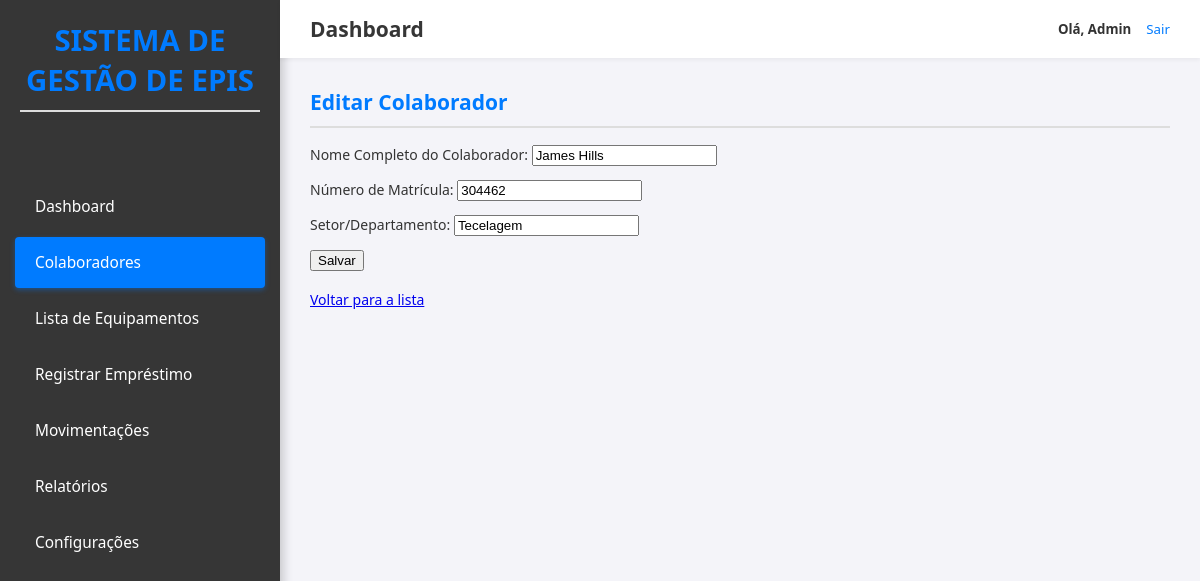
/gerenciar/editar/1/ (signed in), run on the app's committed database.
### gerenciador_de_epi/models.py (models this page shows, shortened)
class Colaborador(models.Model):
    nome_completo = models.CharField(
        max_length=200,
        verbose_name='Nome Completo'
    )
    matricula = models.CharField(
        max_length=50,
        unique=True,
        verbose_name='Matrícula'
    )
    setor = models.CharField(
        max_length=100,
        verbose_name='Setor'
    )

### gerenciador_de_epi/views.py (the view)
# urls.py: path('editar/<int:pk>/', views.editar_colaborador, name='editar_colaborador'),
@login_required
def editar_colaborador(request, pk):
    colaborador = get_object_or_404(Colaborador, pk=pk)
    if request.method == 'POST':
        form = ColaboradorForm(request.POST, instance=colaborador)
        if form.is_valid():
            form.save()
            return redirect('listar_colaboradores') # ⬅️ CORREÇÃO: Redirecionar para o nome da rota
    else:
        form = ColaboradorForm(instance=colaborador)
    contexto = {'form': form}
    return render(request, 'gerenciador_de_epi/colaborador_form.html', contexto)

### gerenciador_de_epi/forms.py
class ColaboradorForm(forms.ModelForm):
    class Meta:
        model = Colaborador
        fields = ['nome_completo', 'matricula', 'setor']
        labels = {
            'nome_completo': 'Nome Completo do Colaborador',
            'matricula': 'Número de Matrícula',
            'setor': 'Setor/Departamento',
        }

### gerenciador_de_epi/templates/gerenciador_de_epi/colaborador_form.html (shortened to what this page needs)
{% extends 'gerenciador_de_epi/base.html' %}
{% block content %}
    <h2>{{ form.instance.pk|yesno:"Editar Colaborador,Cadastrar Novo Colaborador" }}</h2>
    <form method="post">
        {{ form.as_p }}
        <button type="submit" class="btn-primary">Salvar</button>
    </form>
    <br>
    <a href="{% url 'listar_colaboradores' %}">Voltar para a lista</a>
{% endblock content %}

### gerenciador_de_epi/templates/gerenciador_de_epi/base.html (shortened to what this page needs)
{% load static %}
<!DOCTYPE html>
<html lang="pt-BR">
<head>
    <link rel="stylesheet" href="{% static 'css/style.css' %}">
</head>
<body>
    <div id="container">
        <div id="sidebar">
            <header>
                <div class="logo">
                    <h2>Sistema de Gestão de EPIs</h2>
                </div>
            </header>
            <nav>
                <a href="{% url 'dashboard' %}"
                    class="nav-button {% if request.resolver_match.url_name == 'dashboard' %}active{% endif %}">
                    Dashboard
                </a>
                <a href="{% url 'listar_colaboradores' %}"
                    class="nav-button {% if request.resolver_match.url_name == 'listar_colaboradores' or request.resolver_match.url_name == 'cadastrar_colaborador' or request.resolver_match.url_name == 'editar_colaborador' %}active{% endif %}">
                    Colaboradores
                </a>
                <a href="{% url 'listar_epis' %}"
                    class="nav-button {% if request.resolver_match.url_name == 'listar_epis' or request.resolver_match.url_name == 'cadastrar_epi' %}active{% endif %}">
                    Lista de Equipamentos
                </a>
                <a href="{% url 'registrar_emprestimo' %}"
                    class="nav-button {% if request.resolver_match.url_name == 'registrar_emprestimo' %}active{% endif %}">
                    Registrar Empréstimo
                </a>
                <a href="{% url 'listar_emprestimos' %}"
                    class="nav-button {% if request.resolver_match.url_name == 'listar_emprestimos' %}active{% endif %}">
                    Movimentações
                </a>
                <a href="#" class="nav-button">
                    Relatórios
                </a>
                <a href="#" class="nav-button">
                    Configurações
                </a>
            </nav>
        </div>
        <div id="main-content">
            <header id="top-header">
                <h1>{{ page_title|default:'Dashboard' }}</h1>
                <div id="user-info">
                    <span style="font-weight: bold;">Olá, {{ user.username|capfirst }}</span>
                    <a href="{% url 'logout' %}" id="logout-link">
                        Sair
                    </a>
                </div>
            </header>
            <div id="content-body">
                {% block content %}
                {% endblock content %}
            </div>
        </div>
    </div>
</body>
</html>

### gerenciador_de_epi/static/css/style.css (style rules this page uses)
:root { --primary-color: #007bff; --secondary-color: #363636; --background-color: #f4f4f9; --text-color: #333; --border-color: #ddd; --hover-color: #2c2c2c; --active-color: #0069d9; }
body { margin: 0; font-family: 'Segoe UI', Tahoma, Geneva, Verdana, sans-serif; background-color: var(--background-color); color: var(--text-color); font-size: 14px; }
#container { display: flex; min-height: 100vh; }
#sidebar { width: 280px; background-color: var(--secondary-color); color: white; box-shadow: 3px 0 10px rgba(0, 0, 0, 0.2); display: flex; flex-direction: column; padding-top: 20px; }
#sidebar header { text-align: center; padding: 0 20px 20px 20px; font-size: 1.4em; font-weight: 600; margin-bottom: 20px; color: #f4f4f9; text-transform: uppercase; }
#sidebar nav { flex-grow: 1; }
#sidebar nav a { display: block; padding: 15px 20px; margin: 5px 15px; border-radius: 4px; text-decoration: none; color: white; transition: all 0.2s; font-weight: 500; font-size: 1.1em; }
#sidebar nav a.active { background-color: var(--primary-color); box-shadow: 0 2px 5px rgba(0, 123, 255, 0.4); }
#main-content { flex-grow: 1; display: flex; flex-direction: column; }
#top-header { background-color: white; padding: 15px 30px; display: flex; justify-content: space-between; align-items: center; box-shadow: 0 2px 4px rgba(0, 0, 0, 0.05); }
#top-header h1 { margin: 0; font-size: 1.5em; color: var(--secondary-color); }
#user-info { display: flex; align-items: center; font-size: 0.95em; }
#user-info a { color: var(--primary-color); text-decoration: none; margin-left: 15px; }
#content-body { padding: 30px; flex-grow: 1; }
h2 { color: var(--primary-color); border-bottom: 2px solid var(--border-color); padding-bottom: 10px; margin-top: 0; }

### data on the page
Colaborador: instance.pk "Editar Colaborador", nome_completo "James Hills", matricula "304462", setor "Tecelagem"

### other printed values
{{ page_title|default:'Dashboard' }} "Dashboard"
{{ user.username|capfirst }} "Admin"
